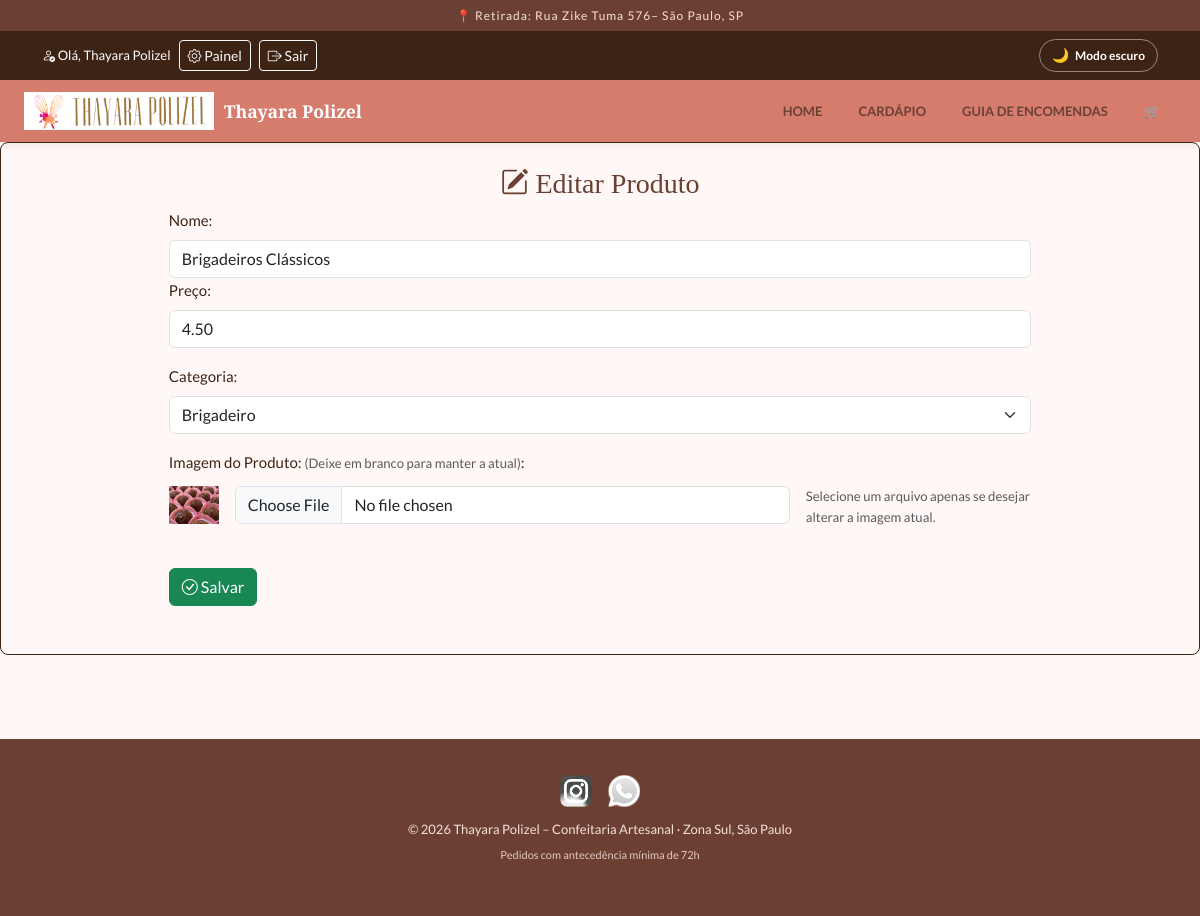
Page /administradora/cardapio-adm_editar.php?id=1 (signed in) on the committed database.
### tables this page shows
CREATE TABLE IF NOT EXISTS produtos (
    id INT AUTO_INCREMENT PRIMARY KEY,
    nome       VARCHAR(100) NOT NULL,
    preco      DECIMAL(10, 2) NOT NULL,
    img        VARCHAR(255) NOT NULL,
    cat        VARCHAR(50) NOT NULL,
    id_usuario INT NOT NULL,
    FOREIGN KEY (id_usuario) REFERENCES usuarios(id)
);

### src/cardapio_crud.php (called while the page is built, shortened)
<?php
function buscarProdutoPorId(PDO $conexao, int $id): ?array
{
    $sql = "SELECT * FROM produtos WHERE id = :id";
    $consulta = $conexao->prepare($sql);
    $consulta -> bindValue(":id", $id);
    $consulta->execute();
    $resultado = $consulta->fetch(PDO::FETCH_ASSOC);
    return $resultado ?: null;
}

### administradora/cardapio-adm_editar.php (the view, shortened to what this page needs)
<?php
require_once __DIR__ . "/../config.php";
require_once BASE_PATH . "/src/cardapio_crud.php";
$id = isset($_GET['id']) ? (int) $_GET['id'] : 0;
try {
    $produto = buscarProdutoPorId($conexao, $id);
} catch (Throwable $e) {
    $erro = "Erro ao buscar produto <br>" . $e->getMessage();
}
require_once BASE_PATH . "/includes/cabecalho.php";
?>
<section class="mb-4 border rounded-3 p-4" style="border-color: var(--marrom-escuro) !important;">
    <h3 class="text-center"><i class="bi bi-pencil-square"></i> Editar Produto</h3>
    <form action="" method="post" enctype="multipart/form-data" class="w-75 mx-auto">
        <div class="form-group">
            <label for="nome" class="form-label">Nome: </label>
            <input required value="<?= htmlspecialchars($produto['nome'] ?? '', ENT_QUOTES, 'UTF-8') ?>" type="text" name="nome" id="nome" class="form-control">
        </div>
        <div class="form-group mb-3">
            <label for="preco" class="form-label">Preço:</label>
            <input required value="<?= $produto['preco'] ?? '' ?>" type="number" name="preco" id="preco" class="form-control" min="0" step="0.01">
        </div>
        <div class="form-group mb-3">
            <label for="cat" class="form-label">Categoria:</label>
            <select name="cat" id="cat" class="form-select">
                <?php
                    $categorias = [
                        'brigadeiro' => 'Brigadeiro',
                        'caixa' => 'Caixa',
                        'mini' => 'Mini'
                    ];
                    foreach($categorias as $chave => $valor){
                        $selecionado = (($produto['cat'] ?? '') == $chave) ? 'selected' : '';
                        echo "<option value='$chave' $selecionado>$valor</option>";
                    }
                ?>
            </select>
        </div>
        <div class="form-group mb-3">
            <label for="img" class="form-label">Imagem do Produto: <small class="text-muted">(Deixe em branco para manter a atual)</small>:</label>
            <div class="d-flex align-items-center gap-3">
                <img src="<?= BASE_URL ?>/<?= $produto['img'] ?? '' ?>" width="50" />
                <input type="file" name="img" id="img" class="form-control" accept="image/*">
                <small class="form-text text-muted">Selecione um arquivo apenas se desejar alterar a imagem atual.</small>
            </div>
        </div>
        <button class="btn btn-success my-4" type="submit">
            <i class="bi bi-check-circle"></i> Salvar
        </button>
    </form>
</section>
<?php require_once BASE_PATH . "/includes/rodape.php"; ?>

### css/style.css (style rules this page uses)
:root { --rosa-fundo: #fff8f6; --rosa-pastel: #f7e0db; --rosa-claro: #e5a095; --rosa-escuro: #c96a5a; --marrom: #6b4032; --marrom-claro: #7a5a52; --marrom-escuro: #3d2314; --radius: 12px; --fundo: var(--rosa-fundo); --superficie: #ffffff; --superficie-2: var(--rosa-pastel); --texto: var(--marrom-escuro); --texto-suave: var(--marrom-claro); --titulo: var(--marrom); --destaque: var(--rosa-escuro); --destaque-texto: var(--rosa-escuro); --borda: var(--rosa-claro); --sombra: rgba(107,64,50,.12); --sombra-forte: rgba(107,64,50,.20); --navbar-bg: #d67c6d; --navbar-texto: #ffffff; --nav-link: var(--marrom); --banner-1: var(--rosa-claro); --banner-2: #d67c6d; --banner-3: var(--rosa-escuro); --premium-bg: #fff8e1; --premium-borda: #f0c040; --premium-texto: #7a5900; }
body, .card-produto, .guia-card, .painel-carrinho, .rodape, .navbar-thay, .card-categoria, .cat-label { transition: background-color .25s ease, color .25s ease, border-color .25s ease; }
*, *::before, *::after { box-sizing: border-box; }
body { margin:0; font:15px/1.6 'Lato',sans-serif; background:var(--fundo); color:var(--texto); }
h1,h2,h3 { color:var(--titulo); font-family:'Playfair Display',serif; }

### rows in the picture
produtos: nome "Brigadeiros Clássicos", preco "4.50", img (picture)

### other values in the picture
$usuarioAtual['nome'] "Thayara Polizel"
form field cat "Brigadeiro"
